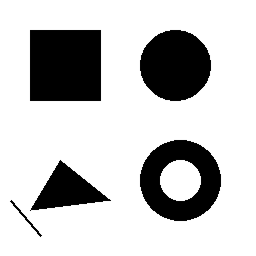
#> input picture VS-code/Freeman/example.png, 256 x 256 px
$ python freeman.py
#> lines starting #> are read from the running program, lines starting #| are printed output that depends on the picture; after the words box and inside, x2 and y2 are one past the last pixel; in counts of white or black regions, pixels touching at a corner belong together
import numpy as np
import pyopencl as cl
import cv2

# ----- OpenCL kernel: Sobel (gx,gy) -> magnitude -> threshold -> binary -----
KERNEL = r"""
__constant sampler_t sampler = CLK_NORMALIZED_COORDS_FALSE | CLK_ADDRESS_CLAMP | CLK_FILTER_NEAREST;

__kernel void sobel_threshold(__read_only image2d_t src, __write_only image2d_t dst, float thresh) {
    int x = get_global_id(0);
    int y = get_global_id(1);
    int2 coords = (int2)(x,y);
    int width = get_image_width(src);
    int height = get_image_height(src);

    if (x < 1 || y < 1 || x >= width-1 || y >= height-1) {
        float4 out = (float4)(0.0f,0.0f,0.0f,1.0f);
        write_imagef(dst, coords, out);
        return;
    }

    // Read 3x3 grayscale neighborhood (assumes single-channel stored in r)
    float p00 = read_imagef(src, sampler, (int2)(x-1,y-1)).x;
    float p10 = read_imagef(src, sampler, (int2)(x,y-1)).x;
    float p20 = read_imagef(src, sampler, (int2)(x+1,y-1)).x;

    float p01 = read_imagef(src, sampler, (int2)(x-1,y)).x;
    float p11 = read_imagef(src, sampler, (int2)(x,y)).x;
    float p21 = read_imagef(src, sampler, (int2)(x+1,y)).x;

    float p02 = read_imagef(src, sampler, (int2)(x-1,y+1)).x;
    float p12 = read_imagef(src, sampler, (int2)(x,y+1)).x;
    float p22 = read_imagef(src, sampler, (int2)(x+1,y+1)).x;

    // Sobel kernels
    float gx = -p00 + p20 - 2.0f*p01 + 2.0f*p21 - p02 + p22;
    float gy = -p00 - 2.0f*p10 - p20 + p02 + 2.0f*p12 + p22;

    float mag = sqrt(gx*gx + gy*gy);

    float outval = mag > thresh ? 1.0f : 0.0f;
    float4 out = (float4)(outval, outval, outval, 1.0f);
    write_imagef(dst, coords, out);
}
"""

# ----- Freeman (Moore neighbor) 8-direction chain-code tracer -----
# Direction mapping: 0=E,1=NE,2=N,3=NW,4=W,5=SW,6=S,7=SE
DIRS = [
    (0, 1),   # 0 E
    (-1, 1),  # 1 NE
    (-1, 0),  # 2 N
    (-1, -1), # 3 NW
    (0, -1),  # 4 W
    (1, -1),  # 5 SW
    (1, 0),   # 6 S
    (1, 1),   # 7 SE
]

def freeman_chain_codes(binary):
    """
    binary : 2D numpy array (uint8 or bool), foreground==1, background==0
    Returns list of contours: each contour is dict { 'start':(r,c), 'coords':[(r,c),...], 'codes':[d0,d1,...] }
    """
    H, W = binary.shape
    visited = np.zeros_like(binary, dtype=np.uint8)
    contours = []

    def in_bounds(r,c):
        return 0 <= r < H and 0 <= c < W

    # helper to get index of direction vector (dr,dc) in DIRS
    dir_to_idx = {d:i for i,d in enumerate(DIRS)}

    # iterate to find unvisited foreground pixels (potential starts)
    for r0 in range(H):
        for c0 in range(W):
            if binary[r0,c0] == 0 or visited[r0,c0]:
                continue

            # Check if this pixel is a border pixel (has at least one background neighbor).
            is_border = False
            for dr,dc in DIRS:
                rr,cc = r0+dr, c0+dc
                if not in_bounds(rr,cc) or binary[rr,cc] == 0:
                    is_border = True
                    break
            if not is_border:
                # interior pixel; we can mark visited and skip actual contour tracing now
                # To keep algorithm simple, skip interior pixels — they will be covered by contour starting at boundary
                visited[r0,c0] = 1
                continue

            # Moore neighbor tracing start
            start = (r0, c0)
            # backtrack point b = start + W (i.e., (r0, c0-1))
            b = (r0, c0-1)
            p = start
            c = b

            chain_coords = [p]
            chain_codes = []

            # To avoid infinite loops on malformed masks, set a step cap
            max_steps = H * W + 10
            steps = 0
            while True:
                steps += 1
                if steps > max_steps:
                    # give up on this contour
                    break

                # compute index of vector (c - p) in DIRS
                vec = (c[0] - p[0], c[1] - p[1])
                start_idx = dir_to_idx.get(vec, None)
                if start_idx is None:
                    # sometimes c lies out-of-bounds or vector not in DIRS; fall back to 0
                    start_idx = 0
                # search neighbors starting from (start_idx+1) mod 8 clockwise
                found = False
                for s in range(1, 9):
                    idx = (start_idx + s) % 8
                    dr, dc = DIRS[idx]
                    rr = p[0] + dr
                    cc = p[1] + dc
                    if not in_bounds(rr,cc):
                        # treat out of bounds as background
                        continue
                    if binary[rr,cc] != 0:
                        # found next boundary pixel q
                        q = (rr,cc)
                        chain_codes.append(idx)
                        chain_coords.append(q)
                        c = p
                        p = q
                        found = True
                        break
                if not found:
                    # no neighbor found (isolated pixel?) break
                    break

                if p == start and c == b:
                    # completed closed contour
                    break

            # mark visited pixels along this contour
            for (rr,cc) in chain_coords:
                if in_bounds(rr,cc):
                    visited[rr,cc] = 1

            if len(chain_codes) > 0:
                contours.append({
                    'start': start,
                    'coords': chain_coords,
                    'codes': chain_codes
                })

    return contours

# ----- Utility: Run OpenCL sobel+threshold -----
def sobel_threshold_opencl(gray_img, threshold=0.2):
    # gray_img: float32 in [0..1], shape (H,W)
    H, W = gray_img.shape
    ctx = cl.create_some_context()
    queue = cl.CommandQueue(ctx)

    # Convert to RGBA float image (4 channels) for image2d_t convenience
    rgba = np.empty((H, W, 4), dtype=np.float32)
    rgba[...,0] = gray_img
    rgba[...,1] = gray_img
    rgba[...,2] = gray_img
    rgba[...,3] = 1.0

    mf = cl.mem_flags
    fmt = cl.ImageFormat(cl.channel_order.RGBA, cl.channel_type.FLOAT)

    src_img = cl.Image(ctx, mf.READ_ONLY | mf.COPY_HOST_PTR, fmt, shape=(W,H), hostbuf=rgba)
    dst_img = cl.Image(ctx, mf.WRITE_ONLY, fmt, shape=(W,H))

    prg = cl.Program(ctx, KERNEL).build()
    prg.sobel_threshold(queue, (W, H), None, src_img, dst_img, np.float32(threshold))

    out = np.empty_like(rgba)
    origin = (0,0,0)
    region = (W, H, 1)
    cl.enqueue_copy(queue, out, dst_img, origin=origin, region=region)
    # foreground channel is out[...,0]
    binary = (out[...,0] > 0.5).astype(np.uint8)
    return binary

# ----- Example usage -----
if __name__ == '__main__':
    # read image as grayscale, normalize to [0..1]
    img = cv2.imread('example.png', cv2.IMREAD_GRAYSCALE)
#> img is the input picture: shape (256, 256); min 0, max 255, mean 197.4
    if img is None:
        raise SystemExit("Place an 'example.png' next to script or change filename.")
    gray = img.astype(np.float32) / 255.0

    # GPU: compute edges and threshold -> binary
    #binary = sobel_threshold_opencl(gray, threshold=0.15)

    # Optional: morphological close/open or dilate to join small gaps (use cv2 or implement in OpenCL)
    # binary = cv2.morphologyEx(binary.astype(np.uint8), cv2.MORPH_CLOSE, np.ones((3,3),np.uint8))

    # CPU: Freeman chain-code tracing
    #contours = freeman_chain_codes(binary)
    contours = freeman_chain_codes(gray)
#> after the loop in freeman_chain_codes, `for r0 in range(H):`:
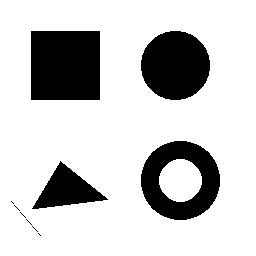
#> visited: shape (256, 256); values 0 (black) and 1 (white), 79% white; 10 black regions (6 under 20 px), largest, box (x1, y1, x2, y2) and area: (31, 31, 100, 100) 4761, (141, 31, 210, 100) 3745, (141, 141, 220, 220) 3488, (32, 161, 108, 209) 1717
#> contours = 359 items

    print(f"Found {len(contours)} contours.")
#| Found 359 contours.
    for i,c in enumerate(contours):
        print(f"Contour {i}: start={c['start']}, length={len(c['codes'])}")
        # Example show chain codes and first few coords
        print("Codes (first 20):", c['codes'][:20])
        print("Coords (first 5):", c['coords'][:5])
#> this loop made 359 passes
#> (printed output is left out)

    # visualize overlay (optional)
    vis = cv2.cvtColor(img, cv2.COLOR_GRAY2BGR)
    for cont in contours:
        pts = np.array([(c[1], c[0]) for c in cont['coords']], dtype=np.int32)  # (x,y)
        if pts.shape[0] > 1:
            cv2.polylines(vis, [pts], isClosed=True, color=(0,0,255), thickness=1)
#> this loop made 359 passes
#> pts on passes 3, 5, 7: [[31, 30], [30, 31], [30, 30], [31, 30]], [[100, 30], [100, 31], [99, 30], [100, 30]], [[170, 30], [169, 31], [169, 30], [170, 30]]
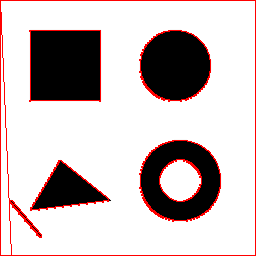
#> vis: shape (256, 256, 3); 4.67% of pixels changed, all inside (x1, y1, x2, y2) = (0, 0, 256, 256)
    cv2.imshow('contours', vis)
    cv2.waitKey(0)
    cv2.destroyAllWindows()
